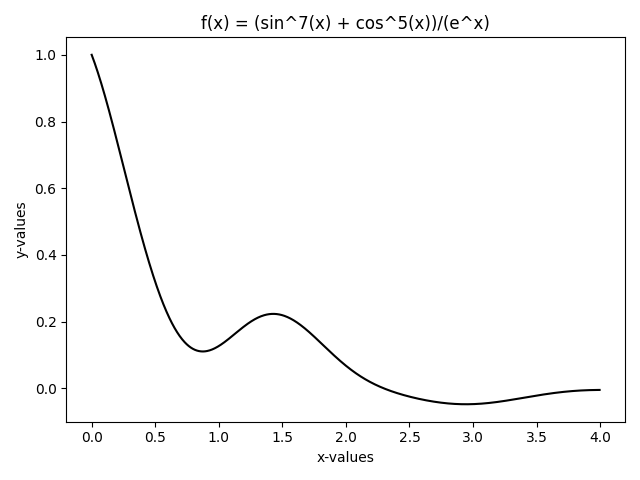

Write Python code to recreate this figure.
import numpy as np
import matplotlib . pyplot as plt
# Question 4: array operations in np.array and np math functions. Plot the function:
# f(x) = (sin^7(x) + cos^5(x))/(e^x)
# in the domain: x ∈ [0, 4].
# Do not use for loops for the same.

def f(x: np . ndarray ) -> np . ndarray :
    return ( np.sin(x)**7 + np.cos(x)**5 )/ np.exp(x)

steps =1000 #note: 4/steps generates 1000 evenly spaced points between 0 and 4)
x= np.arange(0 ,4 , 4/steps )
y= f(x)
plt.plot(x, y, color='black')
plt.title('f(x) = (sin^7(x) + cos^5(x))/(e^x)')
plt.xlabel('x-values')
plt.ylabel('y-values')

plt.tight_layout() #adjust layout

# save/show plot
plt.savefig("q4.png")
plt.show()
